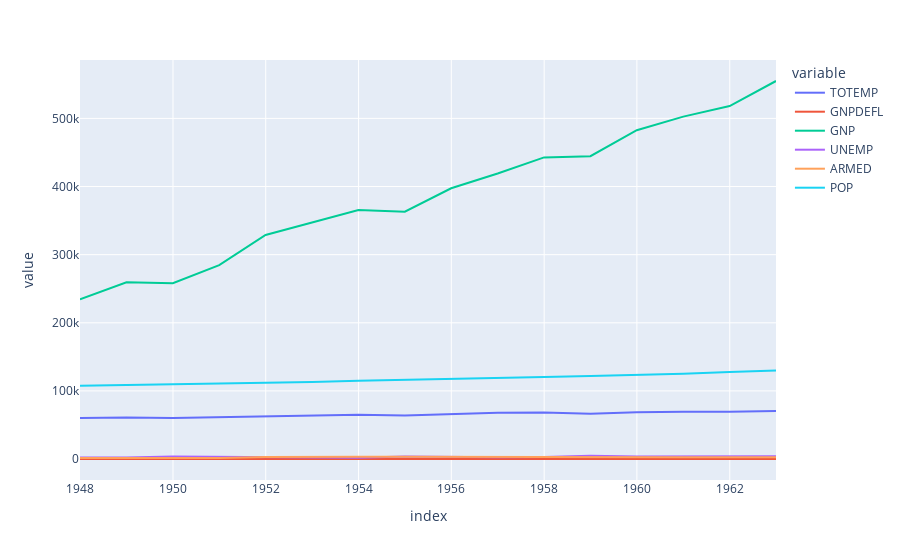

Notebook cell for this chart:
### Code cell
px.line(df)

### Figure 1 — Plotly figure (JSON) as saved in the notebook; plotly's stock layout.template omitted (floating-point values rounded to 4 significant figures)
{"data": [{"hovertemplate": "variable=TOTEMP<br>index=%{x}<br>value=%{y}<extra></extra>", "legendgroup": "TOTEMP", "line": {"color": "#636efa", "dash": "solid"}, "marker": {"symbol": "circle"}, "mode": "lines", "name": "TOTEMP", "orientation": "v", "showlegend": true, "type": "scatter", "x": ["1947-12-31T00:00:00", "1948-12-31T00:00:00", "1949-12-31T00:00:00", "1950-12-31T00:00:00", "1951-12-31T00:00:00", "1952-12-31T00:00:00", "1953-12-31T00:00:00", "1954-12-31T00:00:00", "1955-12-31T00:00:00", "1956-12-31T00:00:00", "1957-12-31T00:00:00", "1958-12-31T00:00:00", "1959-12-31T00:00:00", "1960-12-31T00:00:00", "1961-12-31T00:00:00", "1962-12-31T00:00:00"], "xaxis": "x", "y": [60323, 61122, 60171, 61187, 63221, 63639, 64989, 63761, 66019, 67857, 68169, 66513, 68655, 69564, 69331, 70551], "yaxis": "y"}, {"hovertemplate": "variable=GNPDEFL<br>index=%{x}<br>value=%{y}<extra></extra>", "legendgroup": "GNPDEFL", "line": {"color": "#EF553B", "dash": "solid"}, "marker": {"symbol": "circle"}, "mode": "lines", "name": "GNPDEFL", "orientation": "v", "showlegend": true, "type": "scatter", "x": ["1947-12-31T00:00:00", "1948-12-31T00:00:00", "1949-12-31T00:00:00", "1950-12-31T00:00:00", "1951-12-31T00:00:00", "1952-12-31T00:00:00", "1953-12-31T00:00:00", "1954-12-31T00:00:00", "1955-12-31T00:00:00", "1956-12-31T00:00:00", "1957-12-31T00:00:00", "1958-12-31T00:00:00", "1959-12-31T00:00:00", "1960-12-31T00:00:00", "1961-12-31T00:00:00", "1962-12-31T00:00:00"], "xaxis": "x", "y": [83, 88.5, 88.2, 89.5, 96.2, 98.1, 99, 100, 101.2, 104.6, 108.4, 110.8, 112.6, 114.2, 115.7, 116.9], "yaxis": "y"}, {"hovertemplate": "variable=GNP<br>index=%{x}<br>value=%{y}<extra></extra>", "legendgroup": "GNP", "line": {"color": "#00cc96", "dash": "solid"}, "marker": {"symbol": "circle"}, "mode": "lines", "name": "GNP", "orientation": "v", "showlegend": true, "type": "scatter", "x": ["1947-12-31T00:00:00", "1948-12-31T00:00:00", "1949-12-31T00:00:00", "1950-12-31T00:00:00", "1951-12-31T00:00:00", "1952-12-31T00:00:00", "1953-12-31T00:00:00", "1954-12-31T00:00:00", "1955-12-31T00:00:00", "1956-12-31T00:00:00", "1957-12-31T00:00:00", "1958-12-31T00:00:00", "1959-12-31T00:00:00", "1960-12-31T00:00:00", "1961-12-31T00:00:00", "1962-12-31T00:00:00"], "xaxis": "x", "y": [234289, 259426, 258054, 284599, 328975, 346999, 365385, 363112, 397469, 419180, 442769, 444546, 482704, 502601, 518173, 554894], "yaxis": "y"}, {"hovertemplate": "variable=UNEMP<br>index=%{x}<br>value=%{y}<extra></extra>", "legendgroup": "UNEMP", "line": {"color": "#ab63fa", "dash": "solid"}, "marker": {"symbol": "circle"}, "mode": "lines", "name": "UNEMP", "orientation": "v", "showlegend": true, "type": "scatter", "x": ["1947-12-31T00:00:00", "1948-12-31T00:00:00", "1949-12-31T00:00:00", "1950-12-31T00:00:00", "1951-12-31T00:00:00", "1952-12-31T00:00:00", "1953-12-31T00:00:00", "1954-12-31T00:00:00", "1955-12-31T00:00:00", "1956-12-31T00:00:00", "1957-12-31T00:00:00", "1958-12-31T00:00:00", "1959-12-31T00:00:00", "1960-12-31T00:00:00", "1961-12-31T00:00:00", "1962-12-31T00:00:00"], "xaxis": "x", "y": [2356, 2325, 3682, 3351, 2099, 1932, 1870, 3578, 2904, 2822, 2936, 4681, 3813, 3931, 4806, 4007], "yaxis": "y"}, {"hovertemplate": "variable=ARMED<br>index=%{x}<br>value=%{y}<extra></extra>", "legendgroup": "ARMED", "line": {"color": "#FFA15A", "dash": "solid"}, "marker": {"symbol": "circle"}, "mode": "lines", "name": "ARMED", "orientation": "v", "showlegend": true, "type": "scatter", "x": ["1947-12-31T00:00:00", "1948-12-31T00:00:00", "1949-12-31T00:00:00", "1950-12-31T00:00:00", "1951-12-31T00:00:00", "1952-12-31T00:00:00", "1953-12-31T00:00:00", "1954-12-31T00:00:00", "1955-12-31T00:00:00", "1956-12-31T00:00:00", "1957-12-31T00:00:00", "1958-12-31T00:00:00", "1959-12-31T00:00:00", "1960-12-31T00:00:00", "1961-12-31T00:00:00", "1962-12-31T00:00:00"], "xaxis": "x", "y": [1590, 1456, 1616, 1650, 3099, 3594, 3547, 3350, 3048, 2857, 2798, 2637, 2552, 2514, 2572, 2827], "yaxis": "y"}, {"hovertemplate": "variable=POP<br>index=%{x}<br>value=%{y}<extra></extra>", "legendgroup": "POP", "line": {"color": "#19d3f3", "dash": "solid"}, "marker": {"symbol": "circle"}, "mode": "lines", "name": "POP", "orientation": "v", "showlegend": true, "type": "scatter", "x": ["1947-12-31T00:00:00", "1948-12-31T00:00:00", "1949-12-31T00:00:00", "1950-12-31T00:00:00", "1951-12-31T00:00:00", "1952-12-31T00:00:00", "1953-12-31T00:00:00", "1954-12-31T00:00:00", "1955-12-31T00:00:00", "1956-12-31T00:00:00", "1957-12-31T00:00:00", "1958-12-31T00:00:00", "1959-12-31T00:00:00", "1960-12-31T00:00:00", "1961-12-31T00:00:00", "1962-12-31T00:00:00"], "xaxis": "x", "y": [107608, 108632, 109773, 110929, 112075, 113270, 115094, 116219, 117388, 118734, 120445, 121950, 123366, 125368, 127852, 130081], "yaxis": "y"}], "layout": {"legend": {"title": {"text": "variable"}, "tracegroupgap": 0}, "margin": {"t": 60}, "xaxis": {"anchor": "y", "domain": [0, 1], "title": {"text": "index"}}, "yaxis": {"anchor": "x", "domain": [0, 1], "title": {"text": "value"}}}}
